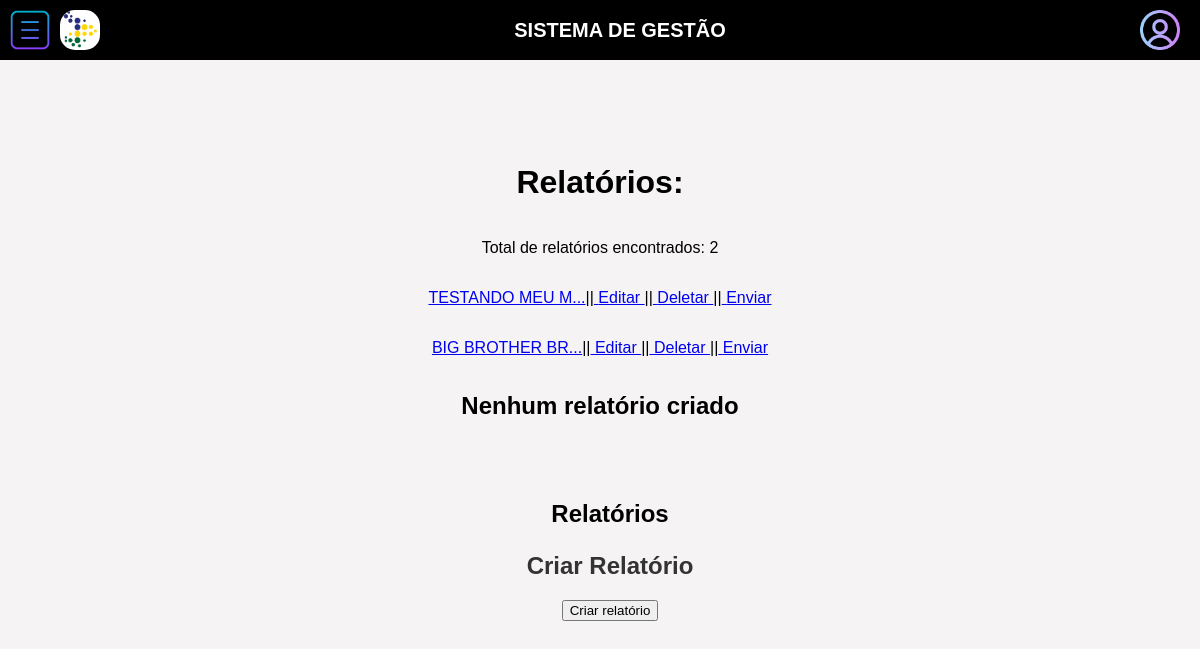
The page /relatorios/relatorios.php (signed in) on the database as committed earlier.
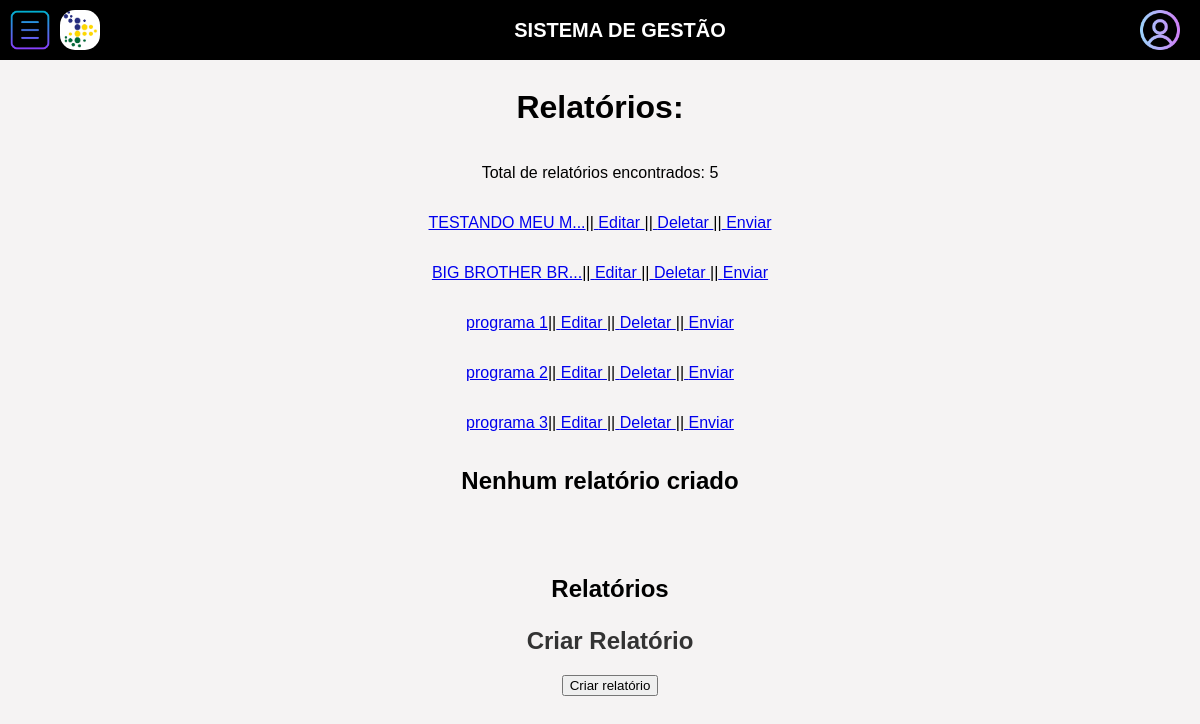
The same page on the database as committed later.
### tables this page shows
CREATE TABLE `programa` (
  `id_programa` varchar(155) NOT NULL,
  `nome_programa` varchar(255) NOT NULL,
  `cpf_criador` varchar(255) NOT NULL,
  `contrato_pertecente` varchar(255) NOT NULL,
  `numero` int(255) NOT NULL,
  `data_criada` datetime NOT NULL,
  `data_atualizada` datetime NOT NULL
);

### relatorios/relatorios.php (the view, shortened to what this page needs)
<?php
$perfil_ent = $_SESSION['perfil'];
$pagina = "relatorios.php";
if ($perfil_ent == "Gestor") {
    $pagina = "criar_relatorio.php";
} elseif ($perfil_ent == "Mega Gestor") {
    $pagina = "criar_contratos.php";
    $string_input = "Criar contratos";
}
$img_perfil = "..\imagens/perfil.png";
?> -->
<?php
function limitarString($string, $limite)
{
    if (strlen($string) > $limite) {
        $string = substr($string, 0, $limite);
        $string .= '...';
    }
    return $string;
}
if (isset($_SESSION['cpf'])) {
    $cpf_criador = $_SESSION["cpf"];
    $con = new Conexao();
    $mysqli = $con->connect();
    $chave_verificar_tb_programas = "SELECT * FROM programa WHERE cpf_criador= :cpf_criador";
    $stmt = $mysqli->prepare($chave_verificar_tb_programas);
    $stmt->bindParam(":cpf_criador", $cpf_criador);
    $stmt->execute();
    $count = $stmt->rowCount();
    $dados = $stmt->fetchAll(PDO::FETCH_ASSOC);
    if ($count > 0) {
        echo "<h1>Relatórios:</h1>";
        echo "<p>Total de relatórios encontrados: $count</p>";
        foreach ($dados as $rgt) {
            $limitada = limitarString($rgt['nome_programa'], 15);
            $id_programa = $rgt['id_programa'];
            echo '<p>';
            echo "<a href='mostrar_relatorio.php?id=$id_programa'> $limitada</a>||";
            echo "<a href='editar_relatorio.php?id=$id_programa'> Editar </a>||";
            echo "<a href='relatorios.php?id=$id_programa'> Deletar </a> ||";
            echo "<a href='#' class='bt'name='$id_programa'id='tag_enviar'> Enviar </a><br>";
            echo '</p>';
        }
    } else {
        if ($perfil_ent == "Gestor") {
            echo ("<h2>Nenhum relatório criado</h2>");
        }
    }
    $chave_verificar_tb_contratos = "SELECT * FROM contratos WHERE cpf_criador= :cpf_criador";
    $stmt = $mysqli->prepare($chave_verificar_tb_contratos);
    $stmt->bindParam(":cpf_criador", $cpf_criador);
    $stmt->execute();
    $count_contratos = $stmt->rowCount();
    $dados_contratos = $stmt->fetchAll(PDO::FETCH_ASSOC);
    if ($count_contratos > 0) {
        echo "<h1>Contratos:</h1>";
        echo "<p>Total de contratos encontrados: $count_contratos</p>";
        foreach ($dados_contratos as $rgt) {
            $id_contrato = $rgt['id_contrato'];
            echo '<p>';
            echo "<a href='mostrar_relatorio.php?id=$id_contrato'> $rgt[nome_contrato]</a>||";
            echo "<a href='editar_relatorio.php?id=$id_contrato'> Editar </a>||";
            echo "<a href='relatorios.php?id=$id_contrato'> Deletar </a> ";
            echo '</p>';
        }
    } else {
        echo ("<h2>Nenhum relatório criado</h2>");
    }
}
?>
<!DOCTYPE html>
<html lang="en">
<head>
    <link rel="stylesheet" href="pasta_de_estilos/stylerelatorios.css">
    <link rel="stylesheet" href="..\menu/pasta_de_estilos/stylemenu.css">
    <link rel="stylesheet" href="https://cdn.jsdelivr.net/npm/sweetalert2@11.10.8/dist/sweetalert2.min.css">
</head>
<body class="body">
    <div class="content">
        <h2>Relatórios</h2>
        <h3>Criar Relatório</h3>
        <form action=<?php echo $pagina ?> method="post">
            <?php
            if ($perfil_ent == "Gestor") {
                ?>
                <input type="submit" value="Criar relatório" name="criar_relatorio_form">
                <?php
            } elseif ($perfil_ent == "Mega Gestor") {
                ?>
                <input type="submit" value="Criar Contratos" name="criar_relatorio_form">
                <?php
            }
            ?>
        </form>
    </div>
    <nav class="nav">
        <img src="..\imagens/barra-de-menu3.png" id="toggle-sidebar" class="imagem-menu" alt="teste">
        <img src="..\imagens/logo.png" id="logo.png" class="logo-menu" alt="teste">
        <h2 class="hs"> SISTEMA DE GESTÃO <h2>
                <img src="<?php echo $img_perfil ?>" id="perfil" class="perfil-menu" alt="teste">
    </nav>
</body>
</html>

Rows that differ between the two databases and show on the page:
added programa: nome_programa "programa 1"
added programa: nome_programa "programa 2"
added programa: nome_programa "programa 3"
Other text that changed with them:
$count: "2" → "5"
